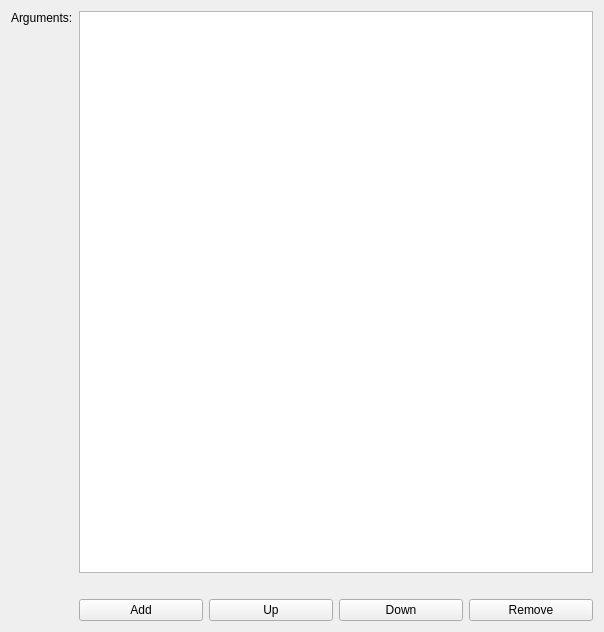
<?xml version="1.0" encoding="UTF-8"?>
<ui version="4.0">
 <class>NewProgramArguments</class>
 <widget class="QWidget" name="NewProgramArguments">
  <property name="geometry">
   <rect>
    <x>0</x>
    <y>0</y>
    <width>604</width>
    <height>632</height>
   </rect>
  </property>
  <property name="windowTitle">
   <string>Form</string>
  </property>
  <layout class="QVBoxLayout" name="verticalLayout">
   <item>
    <layout class="QGridLayout" name="gridLayout">
     <item row="0" column="1" colspan="4">
      <widget class="QListWidget" name="list_arguments">
       <property name="sizePolicy">
        <sizepolicy hsizetype="Expanding" vsizetype="Expanding">
         <horstretch>1</horstretch>
         <verstretch>0</verstretch>
        </sizepolicy>
       </property>
      </widget>
     </item>
     <item row="0" column="0">
      <widget class="QLabel" name="label_2">
       <property name="text">
        <string>Arguments:</string>
       </property>
       <property name="alignment">
        <set>Qt::AlignLeading|Qt::AlignLeft|Qt::AlignTop</set>
       </property>
      </widget>
     </item>
     <item row="2" column="1">
      <widget class="QPushButton" name="button_add_argument">
       <property name="text">
        <string>Add</string>
       </property>
      </widget>
     </item>
     <item row="2" column="4">
      <widget class="QPushButton" name="button_remove_argument">
       <property name="text">
        <string>Remove</string>
       </property>
      </widget>
     </item>
     <item row="1" column="1" colspan="4">
      <widget class="QLabel" name="label_arguments_help">
       <property name="text">
        <string>&lt;help-placeholder&gt;</string>
       </property>
       <property name="wordWrap">
        <bool>true</bool>
       </property>
      </widget>
     </item>
     <item row="2" column="3">
      <widget class="QPushButton" name="button_down_argument">
       <property name="text">
        <string>Down</string>
       </property>
      </widget>
     </item>
     <item row="2" column="2">
      <widget class="QPushButton" name="button_up_argument">
       <property name="text">
        <string>Up</string>
       </property>
      </widget>
     </item>
    </layout>
   </item>
  </layout>
 </widget>
 <tabstops>
  <tabstop>list_arguments</tabstop>
  <tabstop>button_add_argument</tabstop>
  <tabstop>button_up_argument</tabstop>
  <tabstop>button_down_argument</tabstop>
  <tabstop>button_remove_argument</tabstop>
 </tabstops>
 <resources/>
 <connections/>
</ui>
